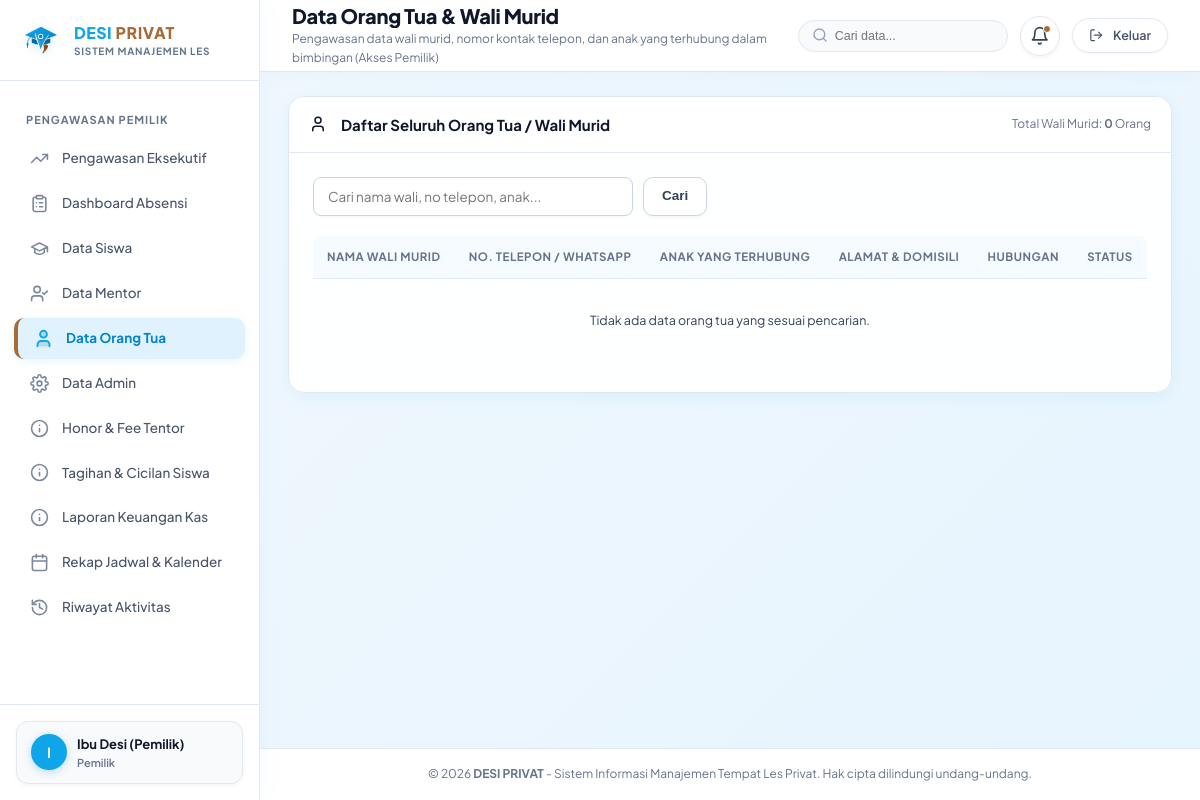
Before: /owner/parents (signed in) with the older database file.
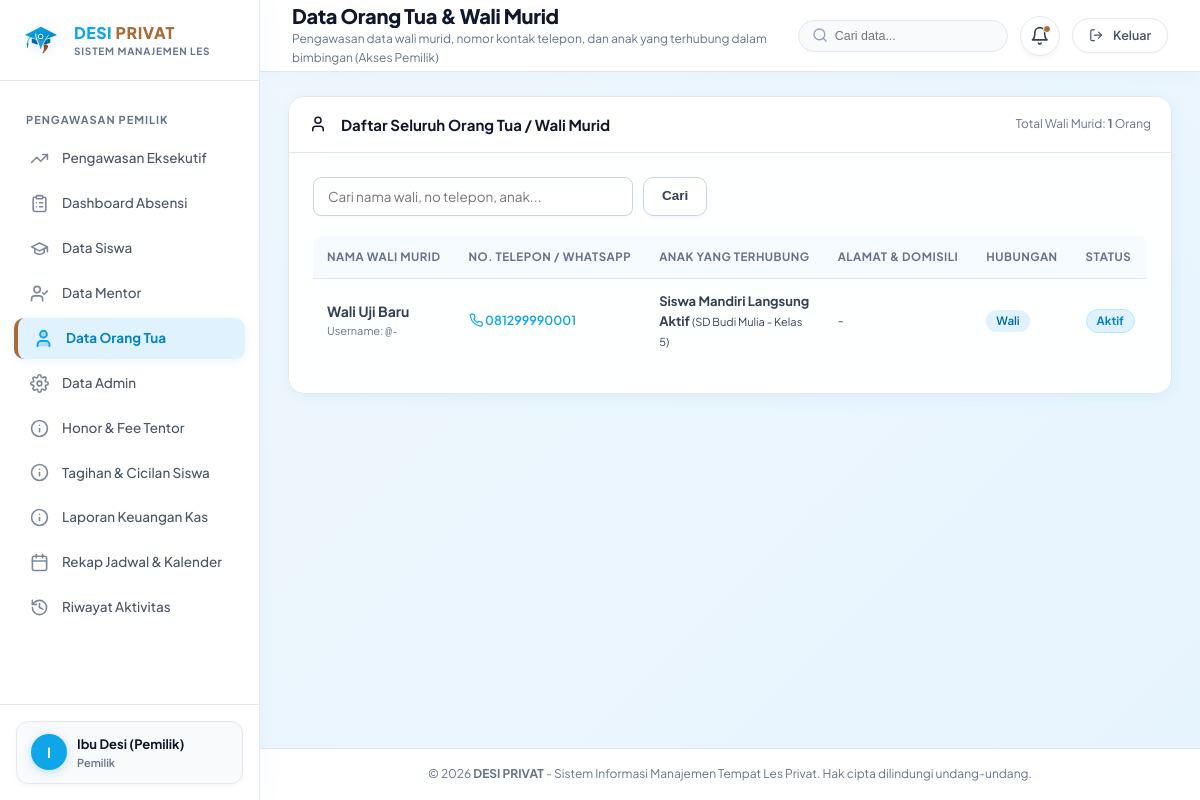
After: the same page with the newer database file.
### tables this page shows
CREATE TABLE parents (
    id INTEGER PRIMARY KEY AUTOINCREMENT,
    user_id INTEGER UNIQUE REFERENCES users(id) ON DELETE SET NULL,
    full_name TEXT NOT NULL,
    phone TEXT NOT NULL,
    email TEXT,
    address TEXT,
    notes TEXT,
    created_at DATETIME DEFAULT CURRENT_TIMESTAMP
, status TEXT NOT NULL DEFAULT 'aktif');

CREATE TABLE students (
    id INTEGER PRIMARY KEY AUTOINCREMENT,
    parent_id INTEGER NOT NULL REFERENCES parents(id) ON DELETE RESTRICT,
    full_name TEXT NOT NULL,
    school TEXT,
    grade TEXT,
    birth_date TEXT,
    address TEXT,
    notes TEXT,
    status TEXT NOT NULL DEFAULT 'aktif' CHECK(status IN ('aktif', 'nonaktif', 'berhenti')),
    created_at DATETIME DEFAULT CURRENT_TIMESTAMP,
    updated_at DATETIME DEFAULT CURRENT_TIMESTAMP
, initial_meeting_offset INTEGER NOT NULL DEFAULT 0, initial_offset_notes TEXT, initial_offset_set_at DATETIME, initial_offset_set_by INTEGER, latitude REAL, longitude REAL, payment_validated_by INTEGER, payment_validated_at DATETIME, payment_status TEXT DEFAULT 'lunas', meetings_per_period INTEGER DEFAULT 8);

### routes/owner.py (the view)
@owner_bp.route("/parents")
def parents():
    search = request.args.get("q", "").strip()
    conditions = []
    args = []
    if search:
        conditions.append("(p.full_name LIKE ? OR p.phone LIKE ? OR st.full_name LIKE ?)")
        term = f"%{search}%"
        args.extend([term, term, term])
    where_clause = f"WHERE {' AND '.join(conditions)}" if conditions else ""
    parents_rows = query_db(f"""
        SELECT p.*, u.username
        FROM parents p
        LEFT JOIN users u ON p.user_id = u.id
        LEFT JOIN students st ON p.id = st.parent_id
        {where_clause}
        GROUP BY p.id
        ORDER BY p.full_name ASC
    """, args)
    parents_list = []
    for p in parents_rows:
        pd = dict(p)
        children = query_db("""
            SELECT id, full_name, school, grade, status
            FROM students
            WHERE parent_id = ?
            ORDER BY full_name ASC
        """, (pd["id"],))
        pd["children_list"] = children
        parents_list.append(pd)
    return render_template("owner/parents.html", parents=parents_list, search=search)

### routes/auth.py (called while the page is built)
def login_required(f):
    @wraps(f)
    def decorated_function(*args, **kwargs):
        if "user_id" not in session:
            flash("Silakan masuk terlebih dahulu untuk mengakses halaman ini.", "warning")
            return redirect(url_for("auth.login", next=request.url))
        user = query_db("SELECT id, is_active FROM users WHERE id = ?", (session["user_id"],), one=True)
        if not user or not user["is_active"]:
            session.clear()
            flash("Sesi login Anda telah kedaluwarsa atau akun tidak ditemukan. Silakan masuk kembali.", "warning")
            return redirect(url_for("auth.login"))
        return f(*args, **kwargs)
    return decorated_function

### services/database_service.py (called while the page is built)
def is_postgres(db_path=None):
    global _pg_connection_failed
    if db_path is not None:
        return False
    if getattr(Config, "TESTING", False):
        return False
    db_url = getattr(Config, "DATABASE_URL", None)
    if not (db_url and str(db_url).strip().startswith("postgres")):
        return False
    if _pg_connection_failed:
        return False
    return True

### templates/owner/parents.html (shortened to what this page needs)
{% extends "base.html" %}
{% block page_title %}Data Orang Tua &amp; Wali Murid{% endblock %}
{% block page_subtitle %}Pengawasan data wali murid, nomor kontak telepon, dan anak yang terhubung dalam bimbingan (Akses Pemilik){% endblock %}
{% block content %}
<div class="card">
  <div class="card-header" style="display: flex; justify-content: space-between; align-items: center; flex-wrap: wrap; gap: 10px;">
    <div class="card-title"><span>{{ icon('user') }}</span> Daftar Seluruh Orang Tua / Wali Murid</div>
    <div style="font-size: 12px; color: var(--text-muted);">
      Total Wali Murid: <strong>{{ parents|length }}</strong> Orang
    </div>
  </div>
  <div class="card-body">
    <form method="GET" action="{{ url_for('owner.parents') }}" class="filter-bar" style="margin-bottom: 20px; display: flex; gap: 10px; flex-wrap: wrap;">
      <input type="text" name="q" value="{{ search or '' }}" placeholder="Cari nama wali, no telepon, anak..." class="form-control" style="max-width: 320px;">
      <button type="submit" class="btn btn-secondary">Cari</button>
    </form>
    <div class="table-responsive">
      <table class="table-desi">
        <thead>
          <tr>
            <th>Nama Wali Murid</th>
            <th>No. Telepon / WhatsApp</th>
            <th>Anak yang Terhubung</th>
            <th>Alamat &amp; Domisili</th>
            <th>Hubungan</th>
            <th>Status</th>
          </tr>
        </thead>
        <tbody>
          {% for p in parents %}
          <tr>
            <td>
              <strong style="color: var(--navy-dark); font-size: 14px;">{{ p.full_name }}</strong>
              <div style="font-size: 11px; color: var(--text-muted);">
                Username: <code>@{{ p.username or '-' }}</code>
              </div>
            </td>
            <td>
              {% if p.phone %}
                <span style="font-size: 12.5px; color: var(--blue-brand); font-weight: 600;">
                  {{ icon('phone') }} <a href="tel:{{ p.phone }}" style="color: inherit; text-decoration: none;">{{ p.phone }}</a>
                </span>
              {% else %}
                <span style="color: var(--gray-400);">-</span>
              {% endif %}
            </td>
            <td>
              {% if p.children_list %}
                <div style="display: flex; flex-direction: column; gap: 4px;">
                  {% for ch in p.children_list %}
                    <div>
                      <strong style="color: var(--navy-primary); font-size: 13px;">{{ ch.full_name }}</strong>
                      <span style="font-size: 11px; color: var(--gray-500);">({{ ch.school or 'Sekolah' }} - {{ ch.grade or '' }})</span>
                    </div>
                  {% endfor %}
                </div>
              {% else %}
                <span style="font-size: 11.5px; color: var(--gray-400); font-style: italic;">Belum ada anak terhubung</span>
              {% endif %}
            </td>
            <td>
              <div style="font-size: 12px; color: var(--gray-700); max-width: 250px;">
                {{ p.address or '-' }}
              </div>
            </td>
            <td>
              <span class="badge" style="background: #e0f2fe; color: #0369a1; font-weight: 600;">
                {{ p.notes or 'Wali' }}
              </span>
            </td>
            <td>{{ p.status|status_badge|safe }}</td>
          </tr>
          {% else %}
          <tr>
            <td colspan="6" style="text-align: center; padding: 32px; color: var(--gray-500);">
              Tidak ada data orang tua yang sesuai pencarian.
            </td>
          </tr>
          {% endfor %}
        </tbody>
      </table>
    </div>
  </div>
</div>
{% endblock %}

Changed rows visible on the page:
added parents: full_name "Wali Uji Baru", username "-", phone "081299990001", address "-", notes "Wali", status|status_badge "Aktif"
added students: full_name "Siswa Mandiri Langsung Aktif", school "SD Budi Mulia", grade "Kelas 5"
Other visible differences:
{{ parents|length }}: "0" → "1"
text no longer shown: "Tidak ada data orang tua yang sesuai pencarian."
